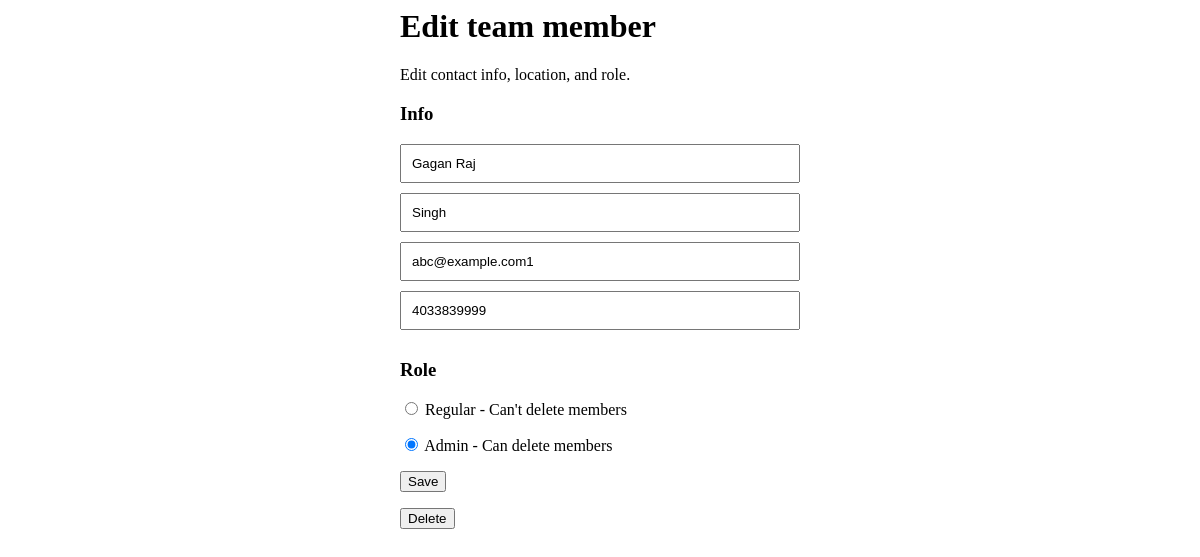
Screenshot of /member/17/edit/ with the database file from the repository.
### members/models.py (models this page shows, shortened)
class TeamMember(models.Model):
    first_name = models.CharField(max_length=100)
    last_name = models.CharField(max_length=100)
    email = models.EmailField()
    phone_number = models.CharField(max_length=15)
    is_admin = models.BooleanField(default=False)

### members/views.py (the view)
# urls.py: path('<int:pk>/edit/', TeamMemberUpdateView.as_view(), name='team-update'),
class TeamMemberUpdateView(UpdateView):
    model = TeamMember
    form_class = TeamMemberForm
    template_name = 'member_edit.html'
    success_url = reverse_lazy('team-list')

### members/forms.py
class TeamMemberForm(forms.ModelForm):
    class Meta:
        model = TeamMember
        fields = '__all__'

### members/templates/member_edit.html (shortened to what this page needs)
{% load static %}
<link rel="stylesheet" type="text/css" href="{% static '/style.css' %}">
<div class="container">
	<h1>Edit team member</h1>
	<p>Edit contact info, location, and role.</p>
	<form method="post" action="">
		<h3>Info</h3>
		<input type="text" name="first_name" value="{{ form.first_name.value }}" placeholder="First Name" class="member-input" required>
		<input type="text" name="last_name" value="{{ form.last_name.value }}" placeholder="Last Name" class="member-input" required>
		<input type="email" name="email" value="{{ form.email.value }}" placeholder="Email" class="member-input" required>
		<input type="tel" name="phone_number" value="{{ form.phone_number.value }}" placeholder="Phone Number" class="member-input" required>
		<h3>Role</h3>
		<div class="radio-group">
			<label>
				<input type="radio" name="is_admin" value="False" class="radio-input" {% if not form.is_admin.value  %}checked{% endif %}> Regular - Can't delete members
			</label>
			<label>
			  	<input type="radio" name="is_admin" value="True" class="radio-input" {% if form.is_admin.value  %}checked{% endif %}> Admin - Can delete members
			</label>
		</div>
		<button type="submit" class="submit-button">Save</button>
	</form>
	<form method="post" action="{% url 'team-delete' pk=object.pk %}">
		<button type="submit">Delete</button>
	</form>
</div>

### members/static/style.css (style rules this page uses)
.container { margin-left: auto; margin-right: auto; width: 400px; }
.member-input { width: 100%; padding: 10px; margin-bottom: 10px; }
.radio-group { display: flex; flex-direction: column; }
.radio-input { margin-bottom: 20px; }

### rows the page displays
TeamMember: first_name "Gagan Raj", last_name "Singh", email "abc@example.com1", phone_number "4033839999"
